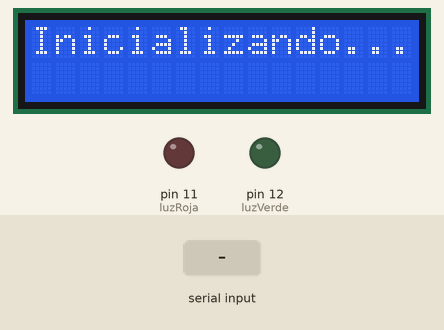
Simulated run of this sketch. Board: Arduino Uno, built with avr-gcc and run on an emulated ATmega328P. Parts: 16×2 character LCD, output pins drawn as LEDs (lit = HIGH). Inputs (shaded band) come from the test bench. What the sketch prints to the serial monitor is not drawn.

Above: at 1.2 s.
1.3 s: "90,45\n" received over Serial
At 3.6 s:
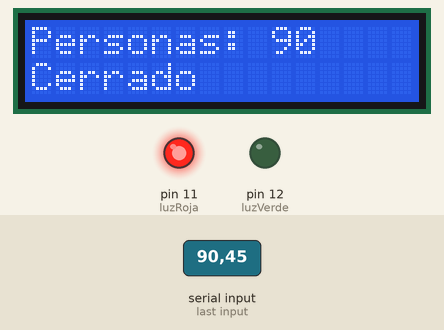
3.9 s: "5\n" received over Serial
At 5.7 s:
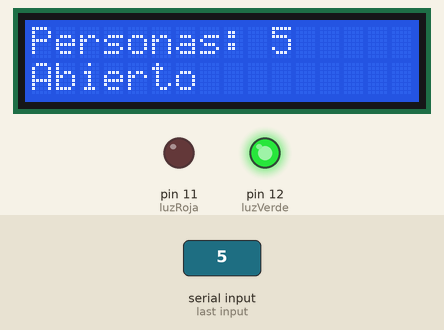
6.5 s: "30,150\n" received over Serial
At 8.8 s:
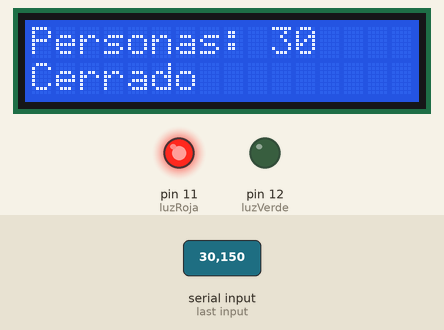
9.1 s: "200\n" received over Serial
At 11.1 s:
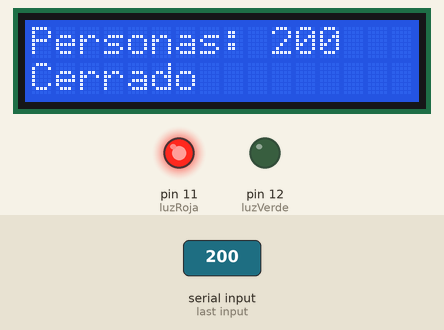
Timing chart, 0 to 12.6 s (numbered marks = the images above; inputs shaded):
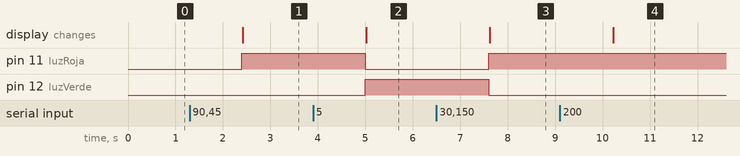

Measured:
- after the input at 1.3 s, pin 11 (luzRoja): LOW → HIGH after 1.1 s; the display: changes after 1.1 s (image 1)
- after the input at 3.9 s, pin 11 (luzRoja): HIGH → LOW after 1.1 s; pin 12 (luzVerde): LOW → HIGH after 1.1 s; the display: changes after 1.1 s (image 2)
- after the input at 6.5 s, pin 11 (luzRoja): LOW → HIGH after 1.1 s; pin 12 (luzVerde): HIGH → LOW after 1.1 s; the display: changes after 1.1 s (image 3)
- after the input at 9.1 s, the display: changes after 1.1 s (image 4)

The sketch:

arduinoLCD.ino
```cpp
#include <Wire.h>
#include <LiquidCrystal_I2C.h> // Libreria para LCD

LiquidCrystal_I2C lcd = LiquidCrystal_I2C(0x27, 16, 2);

int cantidadPersonas = 0;
bool cargandoWifi = true;

#define luzVerde 12
#define luzRoja 11


void setup()
{
  Serial.begin(115200);

  pinMode(luzVerde, OUTPUT);
  pinMode(luzRoja, OUTPUT);

  // Inicializar LCD:
  lcd.init();
  lcd.backlight();
  lcd.setCursor(0, 0);
  lcd.print("Inicializando...");

}


void loop()
{


  if (Serial.available() > 0) // Si el puerto serial esta disponible
  {
    delay(100);
    //Serial.println("Datos recividos");
    String dataSerial = Serial.readString();
    Serial.println("esp01 dice: " + dataSerial);

    //No se pudo obtener los datos de firebase
    if (dataSerial == "error") {
      return;
    }

    cargandoWifi = false;
    cantidadPersonas = dataSerial.toInt();
    Serial.println("numero personas: " + cantidadPersonas);
    controlLuces();
    pantallaLcd();
  }


}

void controlLuces() {
  if (cantidadPersonas >= 30) {
    digitalWrite(luzVerde, LOW); // enciende
    digitalWrite(luzRoja, HIGH); // enciende
  } else {
    digitalWrite(luzVerde, HIGH); // enciende
    digitalWrite(luzRoja, LOW); // enciende
  }
}

void pantallaLcd() {

  if (cargandoWifi) {
    //    lcd.setCursor(0, 0);
    //    lcd.print("Inicializando...");
  } else {
    if (cantidadPersonas >= 30) {
      lcd.clear();
      lcd.setCursor(0, 0);
      lcd.print("Personas: " + (String)cantidadPersonas);
      lcd.setCursor(0, 1);
      lcd.print("Cerrado");
    } else {
      lcd.clear();
      lcd.setCursor(0, 0);
      lcd.print("Personas: " + (String)cantidadPersonas);
      lcd.setCursor(0, 1);
      lcd.print("Abierto");
    }

  }


}

//String dividirCadena(String data, char separator, int index)
//{
//  int found = 0;
//  int strIndex[] = { 0, -1 };
//  int maxIndex = data.length() - 1;
//
//  for (int i = 0; i <= maxIndex && found <= index; i++) {
//    if (data.charAt(i) == separator || i == maxIndex) {
//      found++;
//      strIndex[0] = strIndex[1] + 1;
//      strIndex[1] = (i == maxIndex) ? i + 1 : i;
//    }
//  }
//  return found > index ? data.substring(strIndex[0], strIndex[1]) : "";
//}
```
